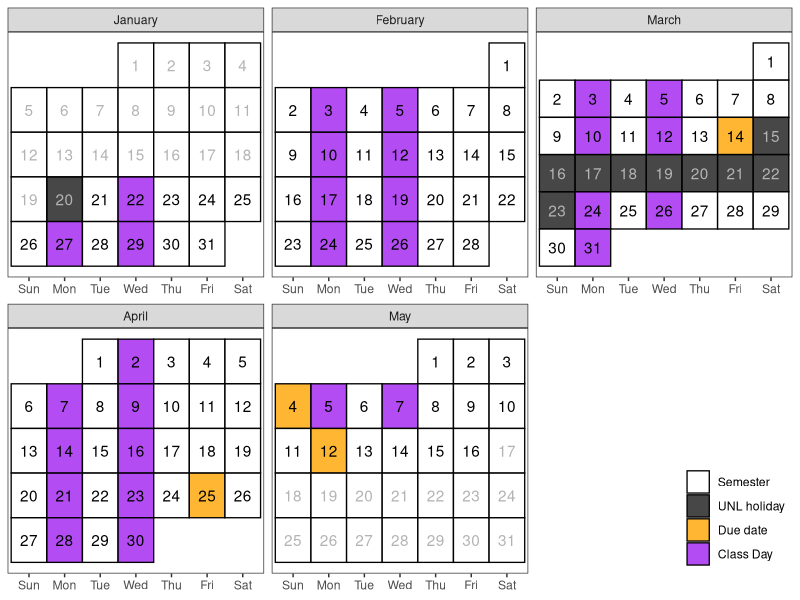

The R source for this figure:

library(dplyr)
library(ggplot2)
library(lubridate)
library(forcats)
library(readxl)

# Create a calendar for your syllabus ----
# Source: http://svmiller.com/blog/2020/08/a-ggplot-calendar-for-your-semester/

# 1) what is the first Monday of the semester?
# Any number of ways to identify dates in R, but we'll use {lubridate} and the ymd() function here.
# Format: YYYYMMDD. In this example, 4 January 2022.

# Weekday(s) of class
class_wdays <- c("Mon", "Wed")

# What are the full dates of the semester? 
# In this case: 22 January to 17 May
semester_dates <- seq(ymd(20250120), ymd(20250516), by=1)

not_here_dates <- c(
  ymd("20250120"),
  # Spring Break
  seq(ymd(20250315),ymd(20250323), by=1))

# You can adjust this as you see fit. Basically: add assignment types (e.g. papers, quizzes).
project_dates <- tibble(
  category = "Due date",
  date = c(ymd(20250314), 
            ymd(20250425), 
            ymd(20250504), 
            ymd(20250512)),
  topic = c("User Guide Due", 
            "Business Report Draft Due", 
            "Business Report Due",
            "Portfolio Due"),
  time = c("6pm", "6pm", "6pm", "6pm")
)

exam_week <- seq(ymd(20250512), ymd(20250516), by = 1)

# Custom function for treating the first day of the month as the first week 
# of the month up until the first Sunday (unless Sunday was the start of the month)
wom <- function(date) {
  first <- wday(as.Date(paste(year(date),month(date),1,sep="-")))
  return((mday(date)+(first-2)) %/% 7+1)
}

# Create a data frame of dates, assign to Cal
Cal <- tibble(date = seq(floor_date(min(semester_dates), "month"), ceiling_date(max(semester_dates), "month") - days(1), by=1))  %>%
  mutate(mon = lubridate::month(date, label=T, abbr=F), # get month label
         wkdy = weekdays(date, abbreviate=T), # get weekday label
         wkdy = fct_relevel(wkdy, "Sun", "Mon", "Tue", "Wed", "Thu","Fri","Sat"), # make sure Sunday comes first
         semester = date %in% semester_dates, # is date part of the semester?
         due = date %in% project_dates$date, # is it a due date?
         not_here = date %in% not_here_dates, # is it a day off?
         exam_wk = date %in% exam_week,
         day = lubridate::mday(date), # get day of month to add later as a label
         # Below: our custom wom() function
         week = wom(date),
         sem_week = pmin(17, pmax(0, epiweek(date) - 3)) - if_else(date > ymd(20250316), 1, 0))

# Create a category variable, for filling in squares colorwise

Cal <- Cal %>%
  mutate(category = case_when(
    due ~ "Due date",
    not_here ~ "UNL holiday",
    semester & wkdy %in% class_wdays & !not_here & !exam_wk ~ "Class Day",
    semester ~ "Semester",
    TRUE ~ "NA"
  )) |>
  left_join(project_dates, by = c("date", "category"))

class_cal <- ggplot(Cal, aes(wkdy, week)) +
  theme_bw() +
  theme(panel.grid.major.x = element_blank(),
        legend.position = "inside",
        legend.position.inside = c(1,0), 
        legend.justification = c(1, 0),
        legend.title = element_blank(),
        axis.title.y = element_blank(), axis.title.x = element_blank(), axis.ticks.y = element_blank(), axis.text.y = element_blank()) +
  # geom_tile and facet_wrap will do all the heavy lifting
  geom_tile(alpha=0.8, aes(fill=category), color="black", linewidth=.45) +
  facet_wrap(~mon, scales = "free", ncol=3) +
  # fill in tiles to make it look more "calendary" (sic)
  geom_text(aes(label=day, color = semester&(!not_here))) +
  # put your y-axis down, flip it, and reverse it
  scale_y_reverse(breaks=NULL) +
  # manually fill scale colors to something you like...
  scale_color_manual(values = c("FALSE" = "grey70", "TRUE" = "black"), guide = "none") + 
  scale_fill_manual(values=c("Class Day"="purple", 
                             "Due date"="orange",
                             "Semester"="white",
                             "UNL holiday" = "grey10",
                             "NA" = "white" # I like these whited out...
                             ),
                    #... but also suppress a label for a non-class semester day
                    breaks=c("Semester", "UNL holiday", "Due date", "Class Day"))
# class_cal

topics <- read_excel("course-schedule.xls",  sheet = "Week-plan", range = "A1:B16") |>
  rename(sem_week=Week, topic = Title)


duedates <- filter(Cal, category == "Due date") |>
  mutate(important = paste(topic, ": ", format.Date(date, "%b %d"), sep = "")) |>
  select(sem_week, important)

schedule <- topics |>
  left_join(duedates) |>
  arrange(sem_week) |>
  rename("Week" = sem_week, "Topic" = topic, "Important Dates" = important)

# schedule
